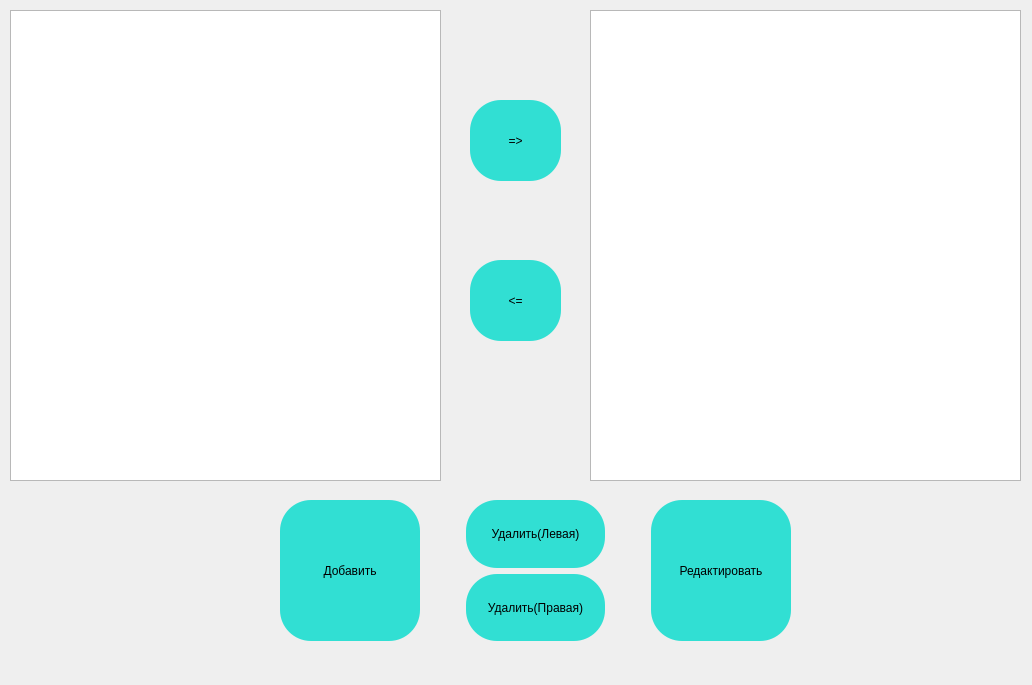
<?xml version="1.0" encoding="UTF-8"?>
<ui version="4.0">
 <class>MainWindow</class>
 <widget class="QMainWindow" name="MainWindow">
  <property name="geometry">
   <rect>
    <x>0</x>
    <y>0</y>
    <width>1032</width>
    <height>685</height>
   </rect>
  </property>
  <property name="windowTitle">
   <string>MainWindow</string>
  </property>
  <widget class="QWidget" name="centralwidget">
   <widget class="QTableView" name="leftTable">
    <property name="geometry">
     <rect>
      <x>10</x>
      <y>10</y>
      <width>431</width>
      <height>471</height>
     </rect>
    </property>
   </widget>
   <widget class="QTableView" name="rightTable">
    <property name="geometry">
     <rect>
      <x>590</x>
      <y>10</y>
      <width>431</width>
      <height>471</height>
     </rect>
    </property>
   </widget>
   <widget class="QPushButton" name="send_to_right">
    <property name="geometry">
     <rect>
      <x>470</x>
      <y>100</y>
      <width>91</width>
      <height>81</height>
     </rect>
    </property>
    <property name="styleSheet">
     <string notr="true">QPushButton:hover {
	background-color: #ffdbcc;
}

QPushButton:pressed {
	background-color: #fcb9aa;
}
QPushButton {
	;
	background-color: rgb(49, 223, 211);
	border-radius: 31px;
}</string>
    </property>
    <property name="text">
     <string>=&gt;</string>
    </property>
   </widget>
   <widget class="QPushButton" name="send_to_left">
    <property name="geometry">
     <rect>
      <x>470</x>
      <y>260</y>
      <width>91</width>
      <height>81</height>
     </rect>
    </property>
    <property name="styleSheet">
     <string notr="true">QPushButton:hover {
	background-color: #ffdbcc;
}

QPushButton:pressed {
	background-color: #fcb9aa;
}
QPushButton {
	;
	background-color: rgb(49, 223, 211);
	border-radius: 31px;
}</string>
    </property>
    <property name="text">
     <string>&lt;=</string>
    </property>
   </widget>
   <widget class="QWidget" name="gridLayoutWidget">
    <property name="geometry">
     <rect>
      <x>280</x>
      <y>500</y>
      <width>511</width>
      <height>141</height>
     </rect>
    </property>
    <layout class="QGridLayout" name="gridLayout">
     <item row="0" column="1">
      <spacer name="horizontalSpacer">
       <property name="orientation">
        <enum>Qt::Horizontal</enum>
       </property>
       <property name="sizeType">
        <enum>QSizePolicy::Fixed</enum>
       </property>
       <property name="sizeHint" stdset="0">
        <size>
         <width>40</width>
         <height>20</height>
        </size>
       </property>
      </spacer>
     </item>
     <item row="0" column="0" rowspan="2">
      <widget class="QPushButton" name="addButton">
       <property name="sizePolicy">
        <sizepolicy hsizetype="Minimum" vsizetype="Expanding">
         <horstretch>0</horstretch>
         <verstretch>0</verstretch>
        </sizepolicy>
       </property>
       <property name="styleSheet">
        <string notr="true">QPushButton:hover {
	background-color: #ffdbcc;
}

QPushButton:pressed {
	background-color: #fcb9aa;
}
QPushButton {
	;
	background-color: rgb(49, 223, 211);
	border-radius: 31px;
}</string>
       </property>
       <property name="text">
        <string>Добавить</string>
       </property>
      </widget>
     </item>
     <item row="0" column="2">
      <widget class="QPushButton" name="delButton_l">
       <property name="sizePolicy">
        <sizepolicy hsizetype="Minimum" vsizetype="Expanding">
         <horstretch>0</horstretch>
         <verstretch>0</verstretch>
        </sizepolicy>
       </property>
       <property name="styleSheet">
        <string notr="true">QPushButton:hover {
	background-color: #ffdbcc;
}

QPushButton:pressed {
	background-color: #fcb9aa;
}
QPushButton {
	;
	background-color: rgb(49, 223, 211);
	border-radius: 31px;
}</string>
       </property>
       <property name="text">
        <string>Удалить(Левая)</string>
       </property>
      </widget>
     </item>
     <item row="0" column="4" rowspan="2">
      <widget class="QPushButton" name="editButton">
       <property name="sizePolicy">
        <sizepolicy hsizetype="Minimum" vsizetype="Expanding">
         <horstretch>0</horstretch>
         <verstretch>0</verstretch>
        </sizepolicy>
       </property>
       <property name="styleSheet">
        <string notr="true">QPushButton:hover {
	background-color: #ffdbcc;
}

QPushButton:pressed {
	background-color: #fcb9aa;
}
QPushButton {
	;
	background-color: rgb(49, 223, 211);
	border-radius: 31px;
}</string>
       </property>
       <property name="text">
        <string>Редактировать</string>
       </property>
      </widget>
     </item>
     <item row="1" column="2">
      <widget class="QPushButton" name="delButton_r">
       <property name="sizePolicy">
        <sizepolicy hsizetype="Minimum" vsizetype="Expanding">
         <horstretch>0</horstretch>
         <verstretch>0</verstretch>
        </sizepolicy>
       </property>
       <property name="styleSheet">
        <string notr="true">QPushButton:hover {
	background-color: #ffdbcc;
}

QPushButton:pressed {
	background-color: #fcb9aa;
}
QPushButton {
	;
	background-color: rgb(49, 223, 211);
	border-radius: 31px;
}</string>
       </property>
       <property name="text">
        <string>Удалить(Правая)</string>
       </property>
      </widget>
     </item>
     <item row="0" column="3">
      <spacer name="horizontalSpacer_2">
       <property name="orientation">
        <enum>Qt::Horizontal</enum>
       </property>
       <property name="sizeType">
        <enum>QSizePolicy::Fixed</enum>
       </property>
       <property name="sizeHint" stdset="0">
        <size>
         <width>40</width>
         <height>20</height>
        </size>
       </property>
      </spacer>
     </item>
    </layout>
   </widget>
  </widget>
 </widget>
 <resources/>
 <connections/>
</ui>
